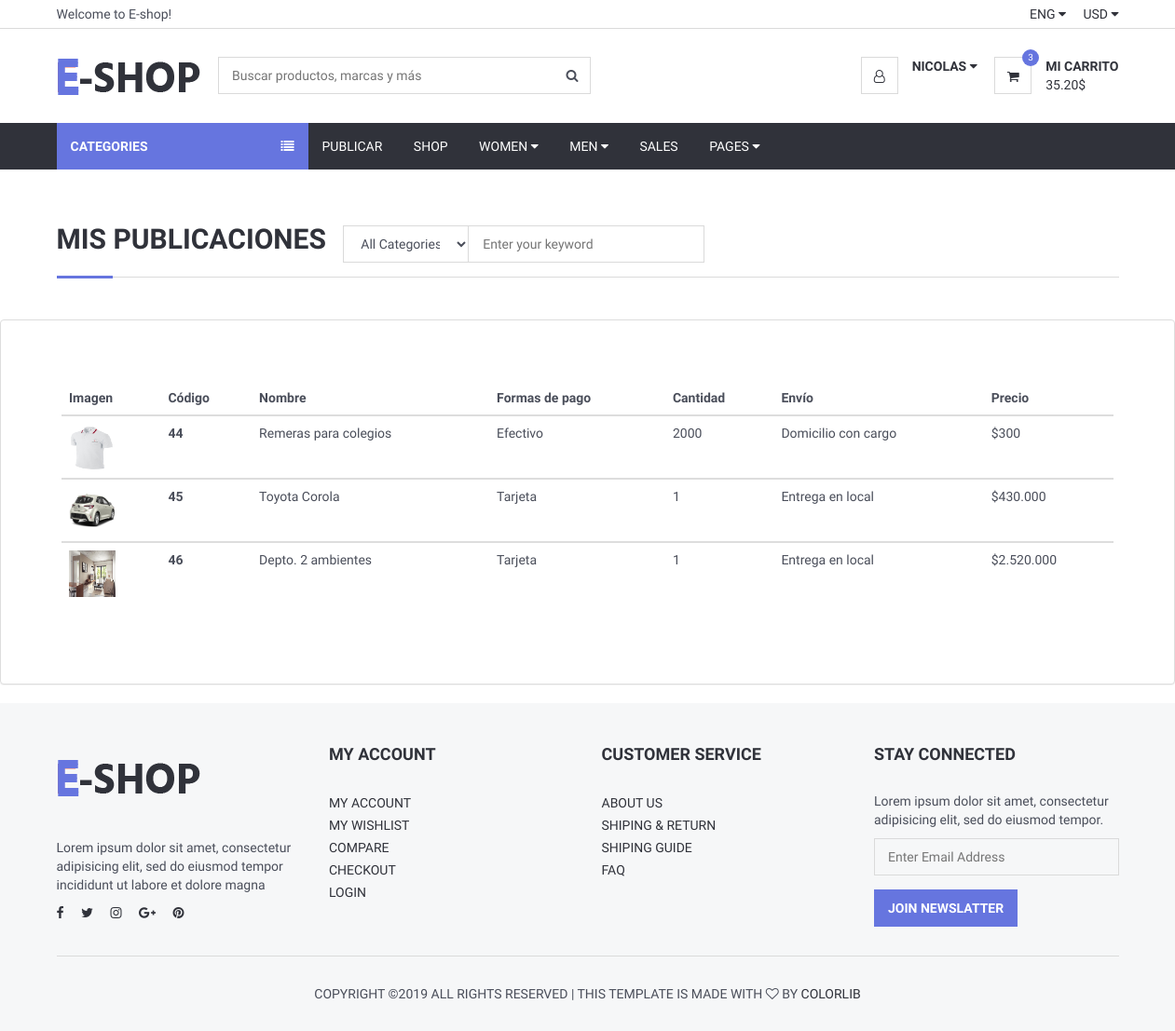
/Views/listarPublicaciones.php (signed in), run on the app's committed database.
### tables this page shows
CREATE TABLE `producto` (
  `id` int(11) NOT NULL,
  `nombre` varchar(200) NOT NULL,
  `estado` varchar(60) NOT NULL,
  `precio` double NOT NULL,
  `formasdepago` varchar(100) NOT NULL,
  `envio` varchar(100) NOT NULL,
  `marca` varchar(70) NOT NULL,
  `stock` int(11) NOT NULL,
  `genero` varchar(60) NOT NULL,
  `categoria` varchar(110) NOT NULL,
  `palabrasClaves` varchar(110) NOT NULL,
  `descripcion` varchar(600) NOT NULL,
  `imgprincipal` varchar(80) NOT NULL,
  `idUsuario` int(11) NOT NULL
);

### Views/conexionBD/conexion.php (called while the page is built, shortened)
<?php
class Conexion{
	 private $msq="";
	public function __construct()
	 {
		 $archivoConfig = "config.ini";
		 $confi = parse_ini_file($archivoConfig, true);
		 $this->host = $confi["bd"]["host"];
		 $this->usuario = $confi["bd"]["usuario"];
		 $this->clave=$confi["bd"]["clave"];
		 $this->bd = $confi["bd"]["bd"];
		$this->msq = new mysqli($this->host, $this->usuario, $this->clave, $this->bd);
	 }
	 public function realizarConsulta($consulta){
 if(!$resultado = $this->msq->query($consulta) )
 {
	 echo "Ha ocurrido un error al ejecutar la consulta   ";
 }else{
	 return $resultado;
	   }
 }
}
?>

### Views/verificacionSesion.php (called while the page is built, shortened)
<?php
$id = $_SESSION['id'];
    ?>

### Views/listarPublicaciones.php (the view, shortened to what this page needs)
<?php
require_once("verificacionSesion.php");
		require_once("conexionBD/conexion.php");
		$conexion = new Conexion;
 		$consulta="SELECT * FROM producto WHERE idUsuario='$id'";
		$resultado = $conexion->realizarConsulta($consulta);
include_once("header.php");
?>
	<div class="section">
		<div class="container">
			<div class="row">
			<div class="col-md-12">
					<div class="section-title">
						<h2 class="title">Mis publicaciones &nbsp</h2>
						<div class="header-search">
                    <form>
                        <input class="input search-input" type="text" placeholder="Enter your keyword">
                        <select class="input search-categories">
                            <option value="0">All Categories</option>
                        </select>
                    </form>
                </div>
					</div>
				</div>
			</div>
		</div>
	</div>
        <div class="panel panel-default" style="padding: 50px">
            <div class="panel-body" >
                <table  class="table" >
                    <thead>
                    <tr>
                        <th scope="col">Imagen</th>
                        <th scope="col">Código</th>
                        <th scope="col">Nombre</th>
                        <th scope="col">Formas de pago</th>
                        <th scope="col">Cantidad</th>
                        <th scope="col">Envío</th>
                        <th scope="col">Precio</th>
                    </tr>
                    <?php
                    while($f=mysqli_fetch_array($resultado)){
                    ?>
                    </thead>
                    <tbody>
                    <tr>
                        <td  > <div style="height:100%;width:100%;"><img style="height:50px;width:50px;"  src="imgPublicadas/<?php echo $f["imgprincipal"];?>" alt=""> </div></td>
                        <th scope="row"><?php echo $f['id'];?></th>
                        <td><div><?php echo $f['nombre'];?></div></td>
                        <td><?php echo $f['formasdepago'];?></td>
                        <td><?php echo $f['stock'];?></td>
                        <td><?php echo $f['envio'];?></td>
                        <td><?php echo "$".number_format($f['precio'],0,'.','.');?></td>
				   </tbody>
<?php
                    }
                    ?>
                </table>
            </div>
        </div>
<?php require_once("footer.php")?>

### Views/css/style.css (style rules this page uses)
body { font-family: 'Hind', sans-serif; color: #4A4E5A; overflow-x: hidden; }
h1, h2, h3, h4, h5, h6 { color: #30323A; margin: 0 0 10px; font-weight: 700; }
.input { width: 100%; height: 40px; padding: 0px 15px; border: none; background-color: transparent; -webkit-box-shadow: 0px 0px 0px 1px #DADADA inset, 0px 0px 0px 5px transparent; box-shadow: 0px 0px 0px 1px #DADADA inset, 0px 0px 0px 5px transparent; -webkit-transition: 0.3s all; transition: 0.3s all; }
.section { padding-top: 30px; padding-bottom: 30px; }
.section-title { position: relative; margin-bottom: 15px; margin-top: 15px; border-bottom: 1px solid #DADADA; }
.section-title .title { display: inline-block; text-transform: uppercase; }
.section-title:after { content: ""; position: absolute; left: 0; bottom: -1.5px; height: 3px; width: 60px; background-color: #6675df; }
.header-search { display: inline-block; padding: 15px 0px; max-width: 400px; }
.header-search>form { position: relative; }
.header-search>form .search-input { padding-left: 150px; padding-right: 45px; }
.header-search>form .search-categories { position: absolute; left: 0px; top: 0px; width: 135px; }

### data on the page
producto: imgprincipal (picture), id "44", nombre "Remeras para colegios", formasdepago "Efectivo", stock "2000", envio "Domicilio con cargo", precio "300"
producto: imgprincipal (picture), id "45", nombre "Toyota Corola", formasdepago "Tarjeta", stock "1", envio "Entrega en local", precio "430.000"
producto: imgprincipal (picture), id "46", nombre "Depto. 2 ambientes", formasdepago "Tarjeta", stock "1", envio "Entrega en local", precio "2.520.000"

### other printed values
$nombre "NICOLAS"
